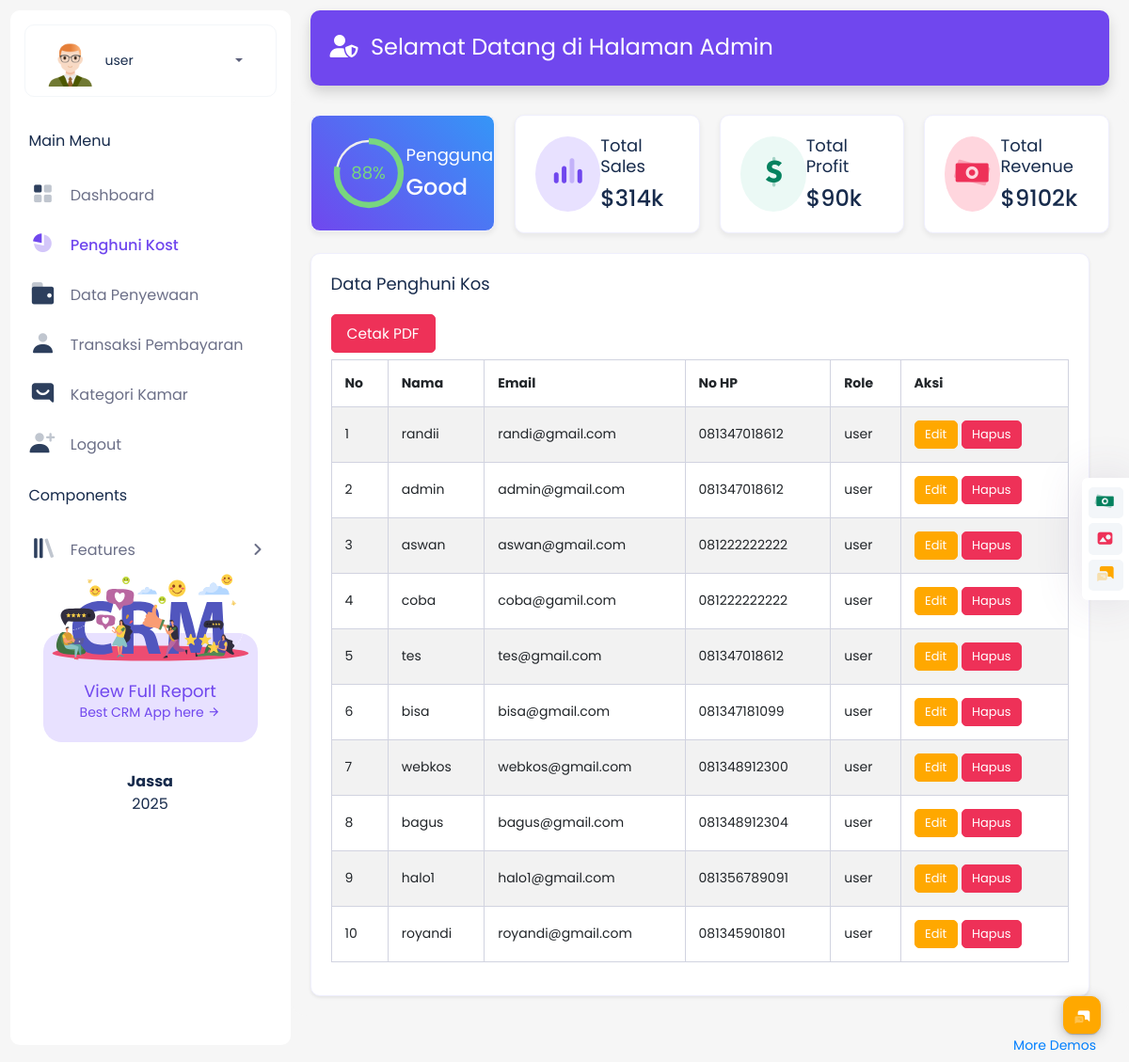
Screenshot of /dataUser.php (signed in) with the database file from the repository.
### tables this page shows
CREATE TABLE `pengguna_222271` (
  `id_222271` int(11) NOT NULL,
  `nama_222271` varchar(100) NOT NULL,
  `email_222271` varchar(100) NOT NULL,
  `username_222271` varchar(255) NOT NULL,
  `nomorTelepon_222271` varchar(15) NOT NULL,
  `foto_222271` varchar(255) DEFAULT NULL,
  `role_222271` enum('user','admin') DEFAULT 'user',
  `password_222271` varchar(255) DEFAULT NULL,
  `last_updated` timestamp NULL DEFAULT NULL
);

### config/fungsi.php (called while the page is built, shortened)
<?php
$db = mysqli_connect('localhost', 'root', '', '222271_royandi');
function query($query)
{
    global $db;
    $result = mysqli_query($db, $query);
    $rows = [];
    while ($row = mysqli_fetch_assoc($result)) {
        $rows[] = $row;
    }
    return $rows;
}

### dataUser.php (the view, shortened to what this page needs)
<?php
require 'config/fungsi.php';
$rows = query("SELECT * FROM pengguna_222271 WHERE role_222271 = 'user'");
$role = $_SESSION['user']['role_222271'];
$totalPenghuniQuery = query("SELECT COUNT(*) AS total FROM pengguna_222271");
?>
<!DOCTYPE html>
<html lang="en">
<head>
    <link rel="stylesheet" href="admin/css/vendors_css.css">
    <link rel="stylesheet" href="admin/css/style.css">
    <link rel="stylesheet" href="admin/css/skin_color.css">
    <link href="https://cdnjs.cloudflare.com/ajax/libs/font-awesome/6.5.2/css/all.min.css" rel="stylesheet">
</head>
<body class="hold-transition light-skin sidebar-mini theme-primary fixed">
    <div class="wrapper">
        <header class="main-header">
            <nav class="navbar navbar-expand-lg navbar-dark bg-primary shadow">
                <h3>
                    <i class="fas fa-user-shield me-2"></i> Selamat Datang di Halaman Admin
                </h3>
            </nav>
        </header>
        <aside class="main-sidebar">
            <section class="sidebar position-relative">
                <div class="user-profile my-15 px-20 py-10 b-1 rounded10 mx-15">
                    <div class="d-flex align-items-center justify-content-between">
                        <div class="image d-flex align-items-center">
                            <img src="admin/images/avatar/avatar-13.png" class="rounded-0 me-10" alt="User Image">
                            <div>
                                <p class="mb-0"><?php echo htmlspecialchars($role); ?></p>
                            </div>
                        </div>
                        <div class="info">
                            <a class="dropdown-toggle p-15 d-grid" data-bs-toggle="dropdown" href="#"></a>
                        </div>
                    </div>
                </div>
                <div class="multinav">
                    <div class="multinav-scroll" style="height: 97%;">
                        <ul class="sidebar-menu" data-widget="tree">
                            <li class="header">Main Menu</li>
                            <li>
                                <a href="dhasboard.php">
                                    <i class="icon-Layout-4-blocks"><span class="path1"></span><span class="path2"></span></i>
                                    <span>Dashboard</span>
                                </a>
                            </li>
                            <li>
                                <a href="dataUser.php">
                                    <i class="icon-Chart-pie"><span class="path1"></span><span class="path2"></span></i>
                                    <span>Penghuni Kost</span>
                                </a>
                            </li>
                            <li>
                                <a href="detailpenyewaan.php">
                                    <i class="icon-Wallet"><span class="path1"></span><span class="path2"></span></i>
                                    <span>Data Penyewaan</span>
                                </a>
                            </li>
                            <li>
                                <a href="addTransaksi.php">
                                    <i class="icon-User"><span class="path1"></span><span class="path2"></span></i>
                                    <span>Transaksi Pembayaran</span>
                                </a>
                            </li>
                            <li>
                                <a href="dataKost.php">
                                    <i class="icon-Chat2"></i>
                                    <span>Kategori Kamar</span>
                                </a>
                            </li>
                            <li>
                                <a href="logout.php">
                                    <i class="icon-Add-user"><span class="path1"></span><span class="path2"></span></i>
                                    <span>Logout</span>
                                </a>
                            </li>
                            <li class="header">Components</li>
                            <li class="treeview">
                                <a href="#">
                                    <i class="icon-Library"><span class="path1"></span><span class="path2"></span></i>
                                    <span>Features</span>
                                    <span class="pull-right-container">
                                        <i class="fa fa-angle-right pull-right"></i>
                                    </span>
                                </a>
                                <div class="sidebar-widgets">
                                    <div class="mx-25 mb-30 pb-20 side-bx bg-primary-light rounded20">
                                        <div class="text-center">
                                            <img src="admin/images/svg-icon/color-svg/custom-17.svg" class="sideimg p-5" alt="">
                                            <h4 class="title-bx text-primary">View Full Report</h4>
                                            <a href="#" class="py-10 fs-14 mb-0 text-primary">
                                                Best CRM App here <i class="mdi mdi-arrow-right"></i>
                                            </a>
                                        </div>
                                    </div>
                                    <div class="copyright text-center m-25">
                                        <p><strong class="d-block">Jassa</strong>
                                        </p>
                                    </div>
                                </div>
                    </div>
                </div>
            </section>
        </aside>
        <div class="content-wrapper">
            <div class="container-full">
                <section class="content">
                    <div class="row">
                        <div class="col-xl-3 col-md-6 col-12">
                            <div class="box bg-gradient-primary">
                                <div class="box-body">
                                    <div class="d-flex align-items-center justify-content-between">
                                        <div>
                                            <div id="progressbar11" class="mx-auto w-80 position-relative"></div>
                                        </div>
                                        <div>
                                            <h4 class="mt-0 text-white">Pengguna</h4>
                                            <h3 class="fw-500 my-0 text-white">Good</h3>
                                        </div>
                                    </div>
                                </div>
                            </div>
                        </div>
                        <div class="col-xl-3 col-md-6 col-12">
                            <div class="box">
                                <div class="box-body">
                                    <div class="d-flex align-items-center justify-content-between">
                                        <div class="w-80 h-80 rounded-circle bg-primary-light fs-40 text-center l-h-80">
                                            <span class="icon-Equalizer"><span class="path1"></span><span class="path2"></span><span class="path3"></span><span class="path4"></span></span>
                                        </div>
                                        <div>
                                            <h4 class="mt-0">Total Sales</h4>
                                            <h3 class="fw-500 my-0">$314k</h3>
                                        </div>
                                    </div>
                                </div>
                            </div>
                        </div>
                        <div class="col-xl-3 col-md-6 col-12">
                            <div class="box">
                                <div class="box-body">
                                    <div class="d-flex align-items-center justify-content-between">
                                        <div class="w-80 h-80 rounded-circle bg-success-light fs-40 text-center l-h-85">
                                            <span class="icon-Dollar"><span class="path1"></span><span class="path2"></span><span class="path3"></span></span>
                                        </div>
                                        <div>
                                            <h4 class="mt-0">Total Profit</h4>
                                            <h3 class="fw-500 my-0">$90k</h3>
                                        </div>
                                    </div>
                                </div>
                            </div>
                        </div>
                        <div class="col-xl-3 col-md-6 col-12">
                            <div class="box">
                                <div class="box-body">
                                    <div class="d-flex align-items-center justify-content-between">
                                        <div class="w-80 h-80 rounded-circle bg-danger-light fs-40 text-center l-h-85">
                                            <span class="icon-Money"><span class="path1"></span><span class="path2"></span></span>
                                        </div>
                                        <div>
                                            <h4 class="mt-0">Total Revenue</h4>
                                            <h3 class="fw-500 my-0">$9102k</h3>
                                        </div>
                                    </div>
                                </div>
                            </div>
                        </div>
                        <div class="row">
                            <div class="col-lg-12">
                                <div class="card shadow-sm">
                                    <div class="card-body">
                                        <div class="active-member">
                                            <h4 class="card-title text-left mb-4">Data Penghuni Kos</h4>
                                            <a href="cetak_pdf.php" class="btn btn-danger mb-2">Cetak PDF</a>
                                            <div class="table-responsive">
                                                <table class="table table-striped table-bordered table-hover">
                                                    <thead>
                                                        <tr>
                                                            <th>No</th>
                                                            <th>Nama</th>
                                                            <th>Email</th>
                                                            <th>No HP</th>
                                                            <th>Role</th>
                                                            <th>Aksi</th>
                                                        </tr>
                                                    </thead>
                                                    <tbody>
                                                        <?php if (!empty($rows)): ?>
                                                            <?php $no = 1; ?>
                                                            <?php foreach ($rows as $row): ?>
                                                                <tr>
                                                                    <td><?php echo $no++; ?></td>
                                                                    <td><?php echo htmlspecialchars($row['nama_222271'] ?? ''); ?></td>
                                                                    <td><?php echo htmlspecialchars($row['email_222271'] ?? ''); ?></td>
                                                                    <td><?php echo htmlspecialchars($row['nomorTelepon_222271'] ?? ''); ?></td>
                                                                    <td><?php echo htmlspecialchars($row['role_222271'] ?? ''); ?></td>
                                                                    <td>
                                                                        <a href="edit4.php?id=<?php echo urlencode($row['id_222271'] ?? ''); ?>" class="btn btn-warning btn-sm">Edit</a>
                                                                        <a href="delete.php?id=<?php echo urlencode($row['id_222271'] ?? ''); ?>"
                                                                            class="btn btn-danger btn-sm"
                                                                            onclick="return confirm('Apakah Anda yakin ingin menghapus data ini?')">Hapus</a>
                                                                    </td>
                                                                </tr>
                                                            <?php endforeach; ?>
                                                        <?php else: ?>
                                                            <tr>
                                                                <td colspan="6" class="text-center">Tidak ada data</td>
                                                            </tr>
                                                        <?php endif; ?>
                                                    </tbody>
                                                </table>
                                            </div>
                                        </div>
                                    </div>
                                </div>
                            </div>
                        </div>
                    </div>
                </section>
            </div>
        </div>
        <footer class="main-footer">
            <div class="pull-right d-none d-sm-inline-block">
                <ul class="nav nav-primary nav-dotted nav-dot-separated justify-content-center justify-content-md-end">
                    <li class="nav-item">
                        <a class="nav-link" href="https://therichpost.com/category/free-admin-dashboard-templates/">More Demos</a>
                    </li>
                </ul>
            </div>
        </footer>
    </div>
    <div class="sticky-toolbar">
        <a href="#" data-bs-toggle="tooltip" data-bs-placement="left" title="Buy Now" class="waves-effect waves-light btn btn-success btn-flat mb-5 btn-sm" target="_blank">
            <span class="icon-Money"><span class="path1"></span><span class="path2"></span></span>
        </a>
        <a href="#" data-bs-toggle="tooltip" data-bs-placement="left" title="Portfolio" class="waves-effect waves-light btn btn-danger btn-flat mb-5 btn-sm" target="_blank">
            <span class="icon-Image"></span>
        </a>
        <a id="chat-popup" href="#" data-bs-toggle="tooltip" data-bs-placement="left" title="Live Chat" class="waves-effect waves-light btn btn-warning btn-flat btn-sm">
            <span class="icon-Group-chat"><span class="path1"></span><span class="path2"></span></span>
        </a>
    </div>
    <div id="chat-box-body">
        <div id="chat-circle" class="waves-effect waves-circle btn btn-circle btn-sm btn-warning l-h-50">
            <span class="icon-Group-chat fs-18"><span class="path1"></span><span class="path2"></span></span>
        </div>
    </div>
</body>
</html>

### rows the page displays
pengguna_222271: nama_222271 "randii", email_222271 "randi@gmail.com", nomorTelepon_222271 "081347018612", role_222271 "user"
pengguna_222271: nama_222271 "admin", email_222271 "admin@gmail.com", nomorTelepon_222271 "081347018612", role_222271 "user"
pengguna_222271: nama_222271 "aswan", email_222271 "aswan@gmail.com", nomorTelepon_222271 "081222222222", role_222271 "user"
pengguna_222271: nama_222271 "coba", email_222271 "coba@gamil.com", nomorTelepon_222271 "081222222222", role_222271 "user"
pengguna_222271: nama_222271 "tes", email_222271 "tes@gmail.com", nomorTelepon_222271 "081347018612", role_222271 "user"
pengguna_222271: nama_222271 "bisa", email_222271 "bisa@gmail.com", nomorTelepon_222271 "081347181099", role_222271 "user"
pengguna_222271: nama_222271 "webkos", email_222271 "webkos@gmail.com", nomorTelepon_222271 "081348912300", role_222271 "user"
pengguna_222271: nama_222271 "bagus", email_222271 "bagus@gmail.com", nomorTelepon_222271 "081348912304", role_222271 "user"
pengguna_222271: nama_222271 "halo1", email_222271 "halo1@gmail.com", nomorTelepon_222271 "081356789091", role_222271 "user"
pengguna_222271: nama_222271 "royandi", email_222271 "royandi@gmail.com", nomorTelepon_222271 "081345901801", role_222271 "user"

### other values shown
$role "user"
